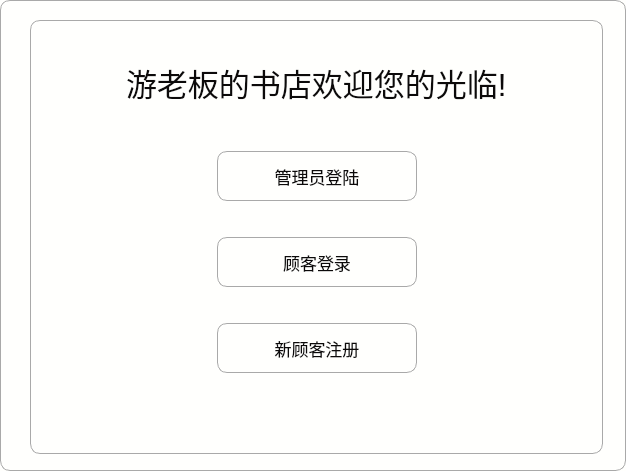
<?xml version="1.0" encoding="UTF-8"?>
<ui version="4.0">
 <class>First</class>
 <widget class="QDialog" name="First">
  <property name="geometry">
   <rect>
    <x>0</x>
    <y>0</y>
    <width>626</width>
    <height>471</height>
   </rect>
  </property>
  <property name="windowTitle">
   <string>主界面</string>
  </property>
  <property name="styleSheet">
   <string notr="true">QPushButton:hover{
        color:red
        }
QLineEdit{
        border:1px solid gray;;
        border-radius:10px;
        padding:2px 4px;
}
QWidget{
        color:#0c0a0a;
        background:rgb(255, 255, 253);
        border-top:1px solid darkGray;
        border-bottom:1px solid darkGray;
        border-right:1px solid darkGray;
        border-left:1px solid darkGray;
        border-top-left-radius:10px;
        border-top-right-radius:10px;
        border-bottom-right-radius:10px;
        border-bottom-left-radius:10px;
    }
QLabel{
        border:none;}

</string>
  </property>
  <widget class="QWidget" name="">
   <property name="geometry">
    <rect>
     <x>30</x>
     <y>20</y>
     <width>573</width>
     <height>434</height>
    </rect>
   </property>
   <layout class="QVBoxLayout" name="verticalLayout">
    <item>
     <spacer name="verticalSpacer_5">
      <property name="orientation">
       <enum>Qt::Vertical</enum>
      </property>
      <property name="sizeType">
       <enum>QSizePolicy::Fixed</enum>
      </property>
      <property name="sizeHint" stdset="0">
       <size>
        <width>20</width>
        <height>40</height>
       </size>
      </property>
     </spacer>
    </item>
    <item>
     <layout class="QHBoxLayout" name="horizontalLayout">
      <item>
       <spacer name="horizontalSpacer_2">
        <property name="orientation">
         <enum>Qt::Horizontal</enum>
        </property>
        <property name="sizeHint" stdset="0">
         <size>
          <width>40</width>
          <height>20</height>
         </size>
        </property>
       </spacer>
      </item>
      <item>
       <widget class="QLabel" name="label">
        <property name="sizePolicy">
         <sizepolicy hsizetype="Fixed" vsizetype="Preferred">
          <horstretch>0</horstretch>
          <verstretch>0</verstretch>
         </sizepolicy>
        </property>
        <property name="font">
         <font>
          <pointsize>23</pointsize>
         </font>
        </property>
        <property name="text">
         <string>游老板的书店欢迎您的光临!</string>
        </property>
       </widget>
      </item>
      <item>
       <spacer name="horizontalSpacer">
        <property name="orientation">
         <enum>Qt::Horizontal</enum>
        </property>
        <property name="sizeHint" stdset="0">
         <size>
          <width>40</width>
          <height>20</height>
         </size>
        </property>
       </spacer>
      </item>
     </layout>
    </item>
    <item>
     <spacer name="verticalSpacer">
      <property name="orientation">
       <enum>Qt::Vertical</enum>
      </property>
      <property name="sizeType">
       <enum>QSizePolicy::Fixed</enum>
      </property>
      <property name="sizeHint" stdset="0">
       <size>
        <width>20</width>
        <height>40</height>
       </size>
      </property>
     </spacer>
    </item>
    <item>
     <layout class="QHBoxLayout" name="horizontalLayout_4">
      <item>
       <spacer name="horizontalSpacer_7">
        <property name="orientation">
         <enum>Qt::Horizontal</enum>
        </property>
        <property name="sizeHint" stdset="0">
         <size>
          <width>40</width>
          <height>20</height>
         </size>
        </property>
       </spacer>
      </item>
      <item>
       <widget class="QPushButton" name="man_Button">
        <property name="sizePolicy">
         <sizepolicy hsizetype="Fixed" vsizetype="Fixed">
          <horstretch>0</horstretch>
          <verstretch>0</verstretch>
         </sizepolicy>
        </property>
        <property name="minimumSize">
         <size>
          <width>200</width>
          <height>50</height>
         </size>
        </property>
        <property name="font">
         <font>
          <pointsize>13</pointsize>
         </font>
        </property>
        <property name="text">
         <string>管理员登陆</string>
        </property>
        <property name="checkable">
         <bool>false</bool>
        </property>
       </widget>
      </item>
      <item>
       <spacer name="horizontalSpacer_8">
        <property name="orientation">
         <enum>Qt::Horizontal</enum>
        </property>
        <property name="sizeHint" stdset="0">
         <size>
          <width>40</width>
          <height>20</height>
         </size>
        </property>
       </spacer>
      </item>
     </layout>
    </item>
    <item>
     <spacer name="verticalSpacer_2">
      <property name="orientation">
       <enum>Qt::Vertical</enum>
      </property>
      <property name="sizeType">
       <enum>QSizePolicy::Fixed</enum>
      </property>
      <property name="sizeHint" stdset="0">
       <size>
        <width>20</width>
        <height>30</height>
       </size>
      </property>
     </spacer>
    </item>
    <item>
     <layout class="QHBoxLayout" name="horizontalLayout_3">
      <item>
       <spacer name="horizontalSpacer_5">
        <property name="orientation">
         <enum>Qt::Horizontal</enum>
        </property>
        <property name="sizeHint" stdset="0">
         <size>
          <width>40</width>
          <height>20</height>
         </size>
        </property>
       </spacer>
      </item>
      <item>
       <widget class="QPushButton" name="cus_Button">
        <property name="sizePolicy">
         <sizepolicy hsizetype="Fixed" vsizetype="Fixed">
          <horstretch>0</horstretch>
          <verstretch>0</verstretch>
         </sizepolicy>
        </property>
        <property name="minimumSize">
         <size>
          <width>200</width>
          <height>50</height>
         </size>
        </property>
        <property name="font">
         <font>
          <pointsize>13</pointsize>
         </font>
        </property>
        <property name="text">
         <string>顾客登录</string>
        </property>
       </widget>
      </item>
      <item>
       <spacer name="horizontalSpacer_6">
        <property name="orientation">
         <enum>Qt::Horizontal</enum>
        </property>
        <property name="sizeHint" stdset="0">
         <size>
          <width>40</width>
          <height>20</height>
         </size>
        </property>
       </spacer>
      </item>
     </layout>
    </item>
    <item>
     <spacer name="verticalSpacer_3">
      <property name="orientation">
       <enum>Qt::Vertical</enum>
      </property>
      <property name="sizeType">
       <enum>QSizePolicy::Fixed</enum>
      </property>
      <property name="sizeHint" stdset="0">
       <size>
        <width>20</width>
        <height>30</height>
       </size>
      </property>
     </spacer>
    </item>
    <item>
     <layout class="QHBoxLayout" name="horizontalLayout_2">
      <item>
       <spacer name="horizontalSpacer_3">
        <property name="orientation">
         <enum>Qt::Horizontal</enum>
        </property>
        <property name="sizeHint" stdset="0">
         <size>
          <width>40</width>
          <height>20</height>
         </size>
        </property>
       </spacer>
      </item>
      <item>
       <widget class="QPushButton" name="res_Button">
        <property name="sizePolicy">
         <sizepolicy hsizetype="Fixed" vsizetype="Fixed">
          <horstretch>0</horstretch>
          <verstretch>0</verstretch>
         </sizepolicy>
        </property>
        <property name="minimumSize">
         <size>
          <width>200</width>
          <height>50</height>
         </size>
        </property>
        <property name="font">
         <font>
          <pointsize>13</pointsize>
         </font>
        </property>
        <property name="text">
         <string>新顾客注册</string>
        </property>
       </widget>
      </item>
      <item>
       <spacer name="horizontalSpacer_4">
        <property name="orientation">
         <enum>Qt::Horizontal</enum>
        </property>
        <property name="sizeHint" stdset="0">
         <size>
          <width>40</width>
          <height>20</height>
         </size>
        </property>
       </spacer>
      </item>
     </layout>
    </item>
    <item>
     <spacer name="verticalSpacer_4">
      <property name="orientation">
       <enum>Qt::Vertical</enum>
      </property>
      <property name="sizeHint" stdset="0">
       <size>
        <width>20</width>
        <height>40</height>
       </size>
      </property>
     </spacer>
    </item>
   </layout>
  </widget>
 </widget>
 <resources/>
 <connections/>
</ui>
